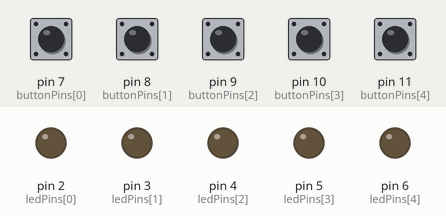
The sketch below on a simulated Arduino Uno, built with avr-gcc and run on an emulated ATmega328P. On the bench: output pins drawn as LEDs (lit = HIGH). Inputs (shaded band) come from the test bench; at power-on: pin 7 (buttonPins[0]), pin 8 (buttonPins[1]), pin 9 (buttonPins[2]), pin 10 (buttonPins[3]), pin 11 (buttonPins[4]) HIGH.

Above: at 1.2 s.
1.3 s: pin 7 (buttonPins[0]) pulled LOW for 0.15 s
At 1.4 s:
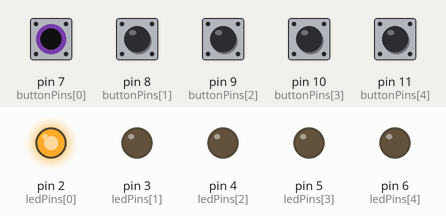
3.0 s: pin 8 (buttonPins[1]) pulled LOW for 0.15 s
At 3.1 s:
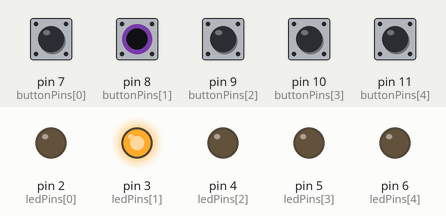
4.7 s: pin 9 (buttonPins[2]) pulled LOW for 0.15 s
At 4.8 s:
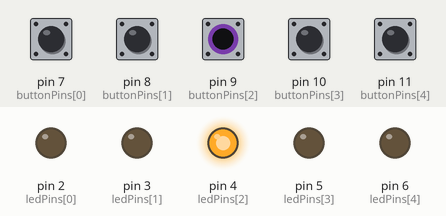
6.4 s: pin 10 (buttonPins[3]) pulled LOW for 0.15 s
At 6.5 s:
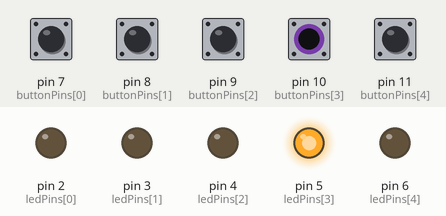
8.1 s: pin 11 (buttonPins[4]) pulled LOW for 0.15 s
At 8.2 s:
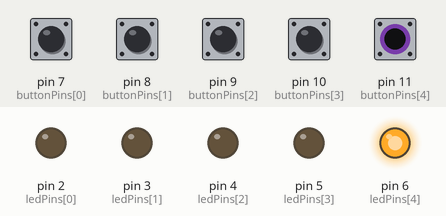
9.8 s: pin 7 (buttonPins[0]) driven LOW and pin 8 (buttonPins[1]) driven LOW
At 11.1 s:
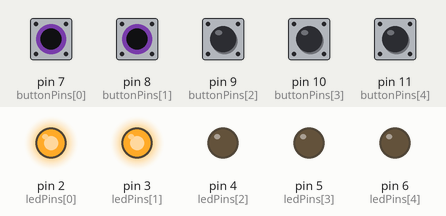
Timing chart, 0 to 12.7 s (numbered marks = the images above; inputs shaded):
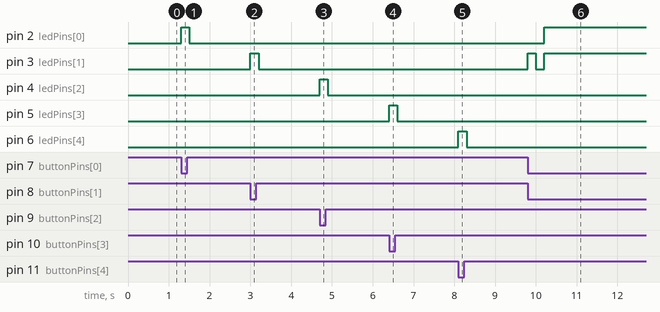

Measured:
- after the input at 1.3 s, pin 2 (ledPins[0]): LOW → HIGH at once, → LOW 0.20 s later
- after the input at 3.0 s, pin 3 (ledPins[1]): LOW → HIGH at once, → LOW 0.20 s later
- after the input at 4.7 s, pin 4 (ledPins[2]): LOW → HIGH at once, → LOW 0.20 s later
- after the input at 6.4 s, pin 5 (ledPins[3]): LOW → HIGH at once, → LOW 0.20 s later
- after the input at 8.1 s, pin 6 (ledPins[4]): LOW → HIGH at once, → LOW 0.20 s later
- after the input at 9.8 s, pin 2 (ledPins[0]): LOW → HIGH after 0.40 s; pin 3 (ledPins[1]): LOW → HIGH at once, → LOW 0.20 s later, → HIGH 0.20 s later

The sketch:

button.ino
```cpp
// 아두이노 버튼과 LED 제어 실습

#define BUTTON_COUNT 5
int ledPins[BUTTON_COUNT] = {2, 3, 4, 5, 6};
int buttonPins[BUTTON_COUNT] = {7, 8, 9, 10, 11};
bool ledStates[BUTTON_COUNT] = {false};

void setup() {
    for (int i = 0; i < BUTTON_COUNT; i++) {
        pinMode(ledPins[i], OUTPUT);
        pinMode(buttonPins[i], INPUT_PULLUP); // 내부 풀업 저항 사용
    }
}

// 실습1: 버튼을 누르면 LED 점등, 버튼을 떼면 LED 소등
void buttonControlLED() {
    for (int i = 0; i < BUTTON_COUNT; i++) {
        int buttonState = digitalRead(buttonPins[i]);
        digitalWrite(ledPins[i], buttonState == LOW ? HIGH : LOW);
    }
}

// 실습2: 버튼을 누를 때마다 LED ON/OFF 토글
void toggleLEDOnPress() {
    static bool lastButtonStates[BUTTON_COUNT] = {HIGH};
    for (int i = 0; i < BUTTON_COUNT; i++) {
        int buttonState = digitalRead(buttonPins[i]);
        if (buttonState == LOW && lastButtonStates[i] == HIGH) {
            ledStates[i] = !ledStates[i];
            digitalWrite(ledPins[i], ledStates[i] ? HIGH : LOW);
            delay(200); // 디바운싱을 위한 지연
        }
        lastButtonStates[i] = buttonState;
    }
}

void loop() {
    buttonControlLED(); // 실습1 실행
    toggleLEDOnPress(); // 실습2 실행
}
```
